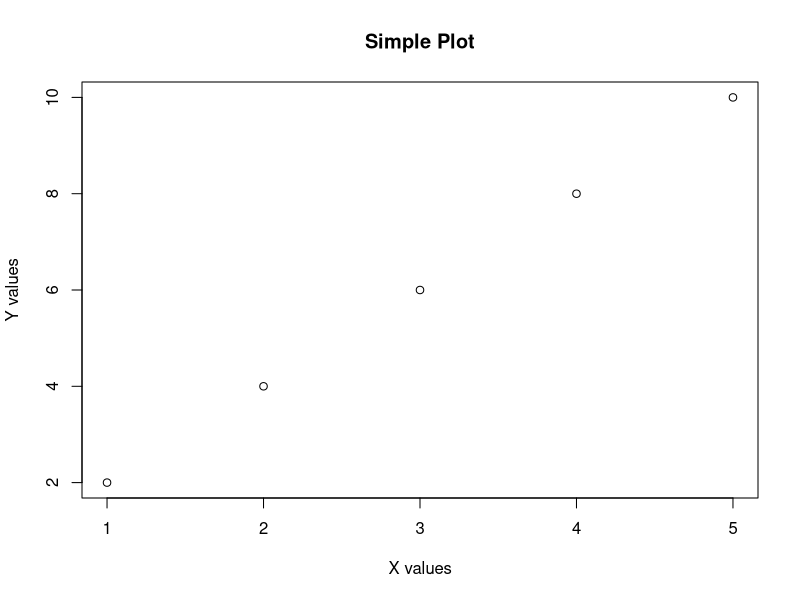

R code for this plot:
## ---- chunk 1
2 + 2
## ---- chunk 2
x <- 1:5
y <- c(2, 4, 6, 8, 10)

plot(x, y,
     main = "Simple Plot",
     xlab = "X values",
     ylab = "Y values")
